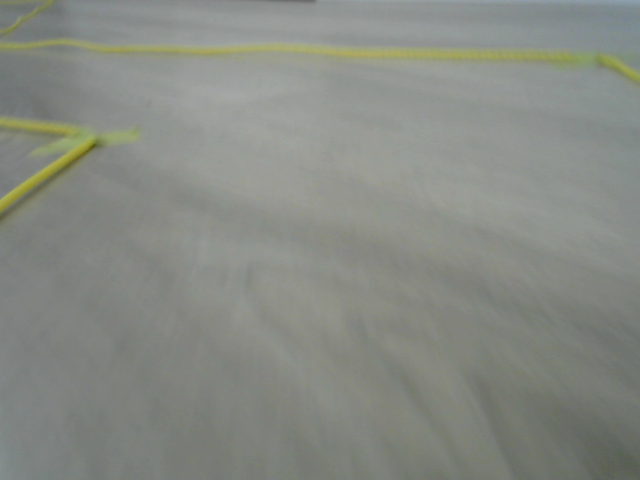
#> input picture temp/frame_1015.png, 640 x 480 px; its folder holds only this picture in this run
$ python main.py
#> lines starting #> are read from the running program, lines starting #| are printed output that depends on the picture; after the words box and inside, x2 and y2 are one past the last pixel; in counts of white or black regions, pixels touching at a corner belong together
#> further down, image is the input picture: shape (480, 640, 3); mean B, G, R 131.4, 138.7, 134.6
### data.py
import tensorflow as tf
import cv2
import numpy as np

IMAGE_WIDTH = 160
IMAGE_HEIGHT = 120

# [27 lines left out: functions read_output, read_input, parse_image, not called in this run]

def mask_image(image, image_format="BGR"):
#> called with image_format = 'BGR'
  image = cv2.resize(image, (IMAGE_WIDTH, IMAGE_HEIGHT))
#> image: shape (120, 160, 3)

  if image_format == "BGR":
    hsv = cv2.cvtColor(image, cv2.COLOR_BGR2HSV)
#> hsv: shape (120, 160, 3); mean H, S, V 54.5, 15.4, 138.9
  else:
    hsv = cv2.cvtColor(image, cv2.COLOR_RGB2HSV)

  light_ya = np.array([17, 100, 44])
  dark_ya = np.array([35, 310, 150])

  mask = cv2.inRange(hsv, light_ya, dark_ya)
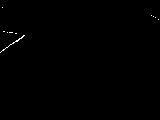
#> mask: shape (120, 160); 0.25% white in thin lines or dots, all inside (x1, y1, x2, y2) = (0, 7, 159, 53)
  result = cv2.bitwise_or(hsv, hsv, mask = mask)
#> result: shape (120, 160, 3); mean H, S, V 0.1, 0.4, 0.3
  result[mask == 255] = [255, 255, 255]
#> result: shape (120, 160, 3); mean H, S, V 0.6, 0.6, 0.6

  rgb_image = cv2.cvtColor(result, cv2.COLOR_HSV2RGB)
  # cv2.imwrite("debug.png", rgb_image)

  return rgb_image

### main.py
import cv2
import numpy as np
from os import listdir
from os.path import isfile, join
import shutil
import data

list_of_files = [f for f in listdir('temp') if isfile(join('temp', f))]

count = 0
total = len(list_of_files)

for file in list_of_files:
  count += 1

  if count % 100 == 0:
    print("Processing", file, "(", count, "/", total, ")")

  if "png" in file:
    image = cv2.imread('temp/' + file)
    result = data.mask_image(image)
    cv2.imwrite('processed_temp/' + file, result)
  else:
    shutil.move('temp/' + file, 'processed_temp/' + file)

$ run again, on temp/frame_1100.png
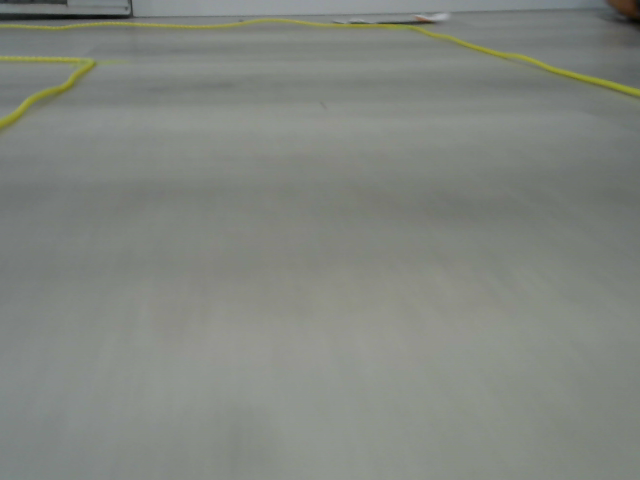
#> input picture temp/frame_1100.png, 640 x 480 px
#> image is the input picture: shape (480, 640, 3); mean B, G, R 127.3, 133.7, 129.5
#> image: shape (120, 160, 3)
#> hsv: shape (120, 160, 3); mean H, S, V 55.9, 14, 133.9
#> in mask_image, `mask = cv2.inRange(hsv, light_ya, dark_ya)`:
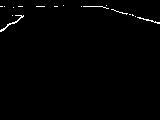
#> mask: shape (120, 160); 0.89% white in thin lines or dots, all inside (x1, y1, x2, y2) = (0, 5, 160, 32)
